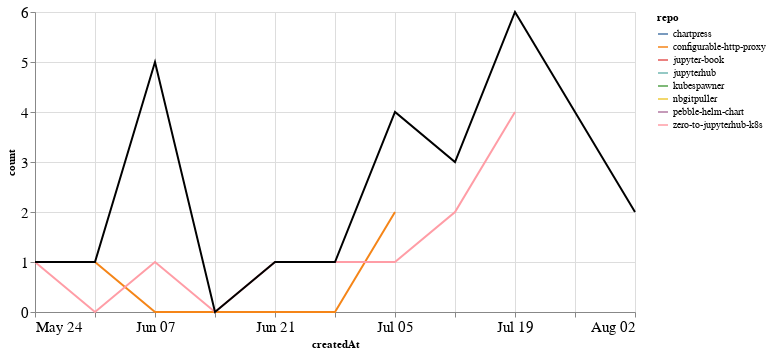

The code cell stored with this chart in its notebook:
### Markdown cell above
## PRs

### Code cell
prs_time = prs.groupby('repo').resample('W', on='createdAt').count()['author'].reset_index()
prs_time = prs_time.rename(columns={'author': 'count'})
prs_time_total = prs_time.groupby('createdAt').agg({"count": "sum"}).reset_index()

ch1 = alt.Chart(prs_time, width=600).mark_line().encode(
    x='createdAt',
    y='count',
    color='repo',
    tooltip="repo"
)

ch2 = alt.Chart(prs_time_total, width=600).mark_line(color="black").encode(
    x='createdAt',
    y='count',
)

ch1 + ch2

### Figure 1 — Vega-Lite specification as saved in the notebook (floating-point values rounded to 4 significant figures)
{"config": {"axisLeft": {"labelFontSize": 15}, "axisBottom": {"labelFontSize": 15}}, "layer": [{"data": {"name": "data-bea894319afda79429310adeaf63ac04"}, "mark": "line", "encoding": {"color": {"type": "nominal", "field": "repo"}, "tooltip": {"type": "nominal", "field": "repo"}, "x": {"type": "temporal", "field": "createdAt"}, "y": {"type": "quantitative", "field": "count"}}, "width": 600}, {"data": {"name": "data-594ee9feaa82e714afa4a41c103799ea"}, "mark": {"type": "line", "color": "black"}, "encoding": {"x": {"type": "temporal", "field": "createdAt"}, "y": {"type": "quantitative", "field": "count"}}, "width": 600}], "$schema": "https://vega.github.io/schema/vega-lite/v4.8.1.json", "datasets": {"data-bea894319afda79429310adeaf63ac04": [{"repo": "chartpress", "createdAt": "2020-07-19T00:00:00", "count": 1}, {"repo": "configurable-http-proxy", "createdAt": "2020-05-31T00:00:00", "count": 1}, {"repo": "configurable-http-proxy", "createdAt": "2020-06-07T00:00:00", "count": 0}, {"repo": "configurable-http-proxy", "createdAt": "2020-06-14T00:00:00", "count": 0}, {"repo": "configurable-http-proxy", "createdAt": "2020-06-21T00:00:00", "count": 0}, {"repo": "configurable-http-proxy", "createdAt": "2020-06-28T00:00:00", "count": 0}, {"repo": "configurable-http-proxy", "createdAt": "2020-07-05T00:00:00", "count": 2}, {"repo": "jupyter-book", "createdAt": "2020-07-12T00:00:00", "count": 1}, {"repo": "jupyterhub", "createdAt": "2020-07-05T00:00:00", "count": 1}, {"repo": "kubespawner", "createdAt": "2020-07-19T00:00:00", "count": 1}, {"repo": "nbgitpuller", "createdAt": "2020-08-02T00:00:00", "count": 2}, {"repo": "pebble-helm-chart", "createdAt": "2020-06-07T00:00:00", "count": 4}, {"repo": "zero-to-jupyterhub-k8s", "createdAt": "2020-05-24T00:00:00", "count": 1}, {"repo": "zero-to-jupyterhub-k8s", "createdAt": "2020-05-31T00:00:00", "count": 0}, {"repo": "zero-to-jupyterhub-k8s", "createdAt": "2020-06-07T00:00:00", "count": 1}, {"repo": "zero-to-jupyterhub-k8s", "createdAt": "2020-06-14T00:00:00", "count": 0}, {"repo": "zero-to-jupyterhub-k8s", "createdAt": "2020-06-21T00:00:00", "count": 1}, {"repo": "zero-to-jupyterhub-k8s", "createdAt": "2020-06-28T00:00:00", "count": 1}, {"repo": "zero-to-jupyterhub-k8s", "createdAt": "2020-07-05T00:00:00", "count": 1}, {"repo": "zero-to-jupyterhub-k8s", "createdAt": "2020-07-12T00:00:00", "count": 2}, {"repo": "zero-to-jupyterhub-k8s", "createdAt": "2020-07-19T00:00:00", "count": 4}], "data-594ee9feaa82e714afa4a41c103799ea": [{"createdAt": "2020-05-24T00:00:00", "count": 1}, {"createdAt": "2020-05-31T00:00:00", "count": 1}, {"createdAt": "2020-06-07T00:00:00", "count": 5}, {"createdAt": "2020-06-14T00:00:00", "count": 0}, {"createdAt": "2020-06-21T00:00:00", "count": 1}, {"createdAt": "2020-06-28T00:00:00", "count": 1}, {"createdAt": "2020-07-05T00:00:00", "count": 4}, {"createdAt": "2020-07-12T00:00:00", "count": 3}, {"createdAt": "2020-07-19T00:00:00", "count": 6}, {"createdAt": "2020-08-02T00:00:00", "count": 2}]}}
